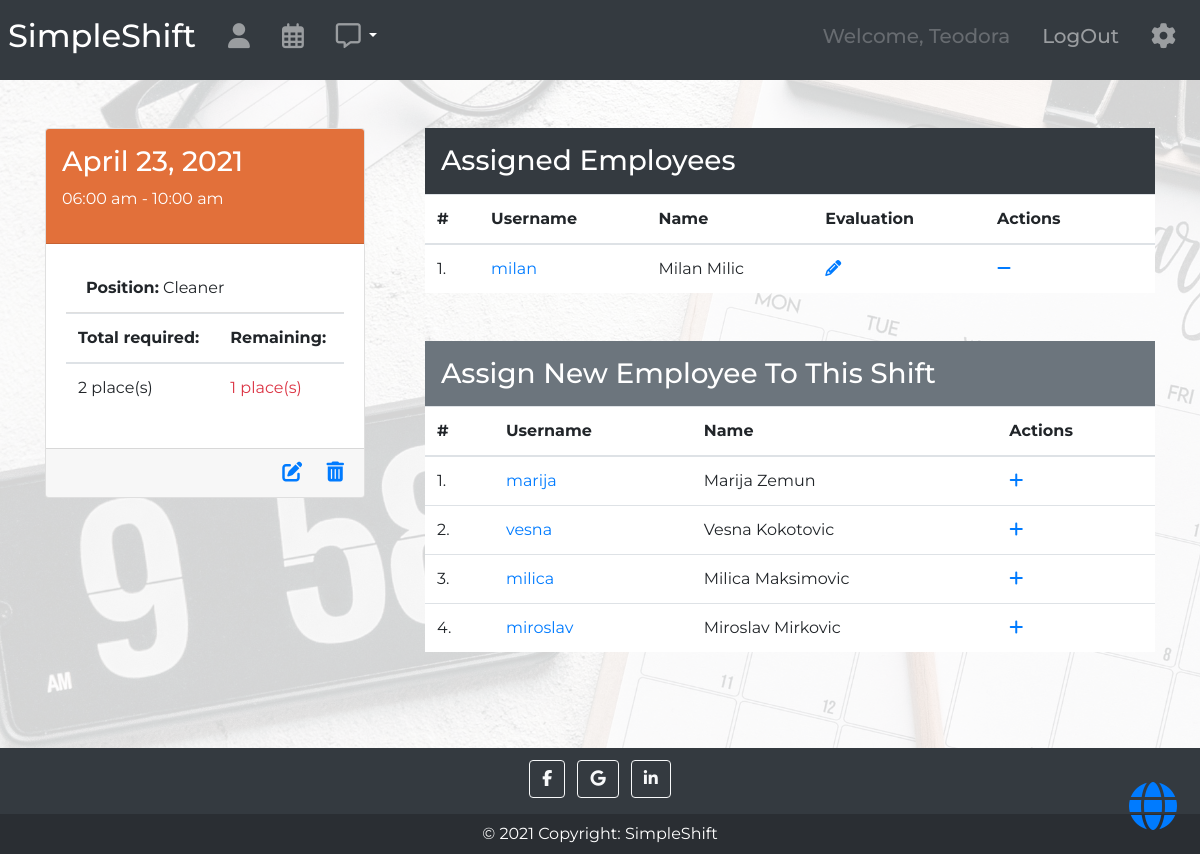
The page /shifts/12/ (signed in) on the database its author committed.
### shifts/models/employee_model.py (models this page shows, shortened)
class Employee(SimpleEmailConfirmationUserMixin, AbstractUser):
    job = models.ManyToManyField('Job', blank=True, related_name='employees')
    is_admin = models.BooleanField(default=False)
    is_employee = models.BooleanField(default=False)
    is_logged = models.BooleanField(default=False)

### shifts/models/shift_model.py (models this page shows, shortened)
class Shift(models.Model):
    start_time = models.DateTimeField()
    end_time = models.DateTimeField()
    job_type = models.ForeignKey('Job', on_delete=models.CASCADE, related_name='shifts')
    required_employees = models.PositiveIntegerField(default=1)
    def __str__(self):
        return f"{ self.get_start_time().strftime('%I:%M %p') } - { self.get_end_time().strftime('%I:%M %p') }".lower()
    def get_start_time(self):
        return self.start_time.replace(tzinfo=timezone.utc).astimezone(tz=None)
    def get_end_time(self):
        return self.end_time.replace(tzinfo=timezone.utc).astimezone(tz=None)
    def count_difference(self):
        return self.required_employees - self.assigned.filter(shift_id=self.id).count()

### shifts/models/job_model.py (models this page shows, shortened)
class Job(models.Model):
    title = models.CharField(max_length=100)
    hourly_fee = models.DecimalField('Hourly fee EUR', max_digits=10, decimal_places=2)
    description = models.TextField(max_length=255, null=True, blank=True)
    def __str__(self):
        return self.title

### shifts/models/shift_employee_model.py (models this page shows, shortened)
class ShiftEmployee(models.Model):
    shift = models.ForeignKey('Shift', on_delete=models.CASCADE, related_name='assigned')
    employee = models.ForeignKey('Employee', on_delete=models.CASCADE, null=True, related_name='assigned')
    status = models.CharField(max_length=20, null=True, blank=True)
    absence_reason = models.CharField(max_length=255, null=True, blank=True)
    absence_report_time = models.DateTimeField(null=True, blank=True)

### shifts/views/shift_views.py (the view)
# urls.py: path('<int:pk>/', ShiftDetailView.as_view(), name='shift_detail'),
class ShiftDetailView(LoginRequiredMixin, generic.DetailView):
    template_name = 'shifts/shift_detail.html'
    queryset = Shift.objects.all()
    def get_context_data(self, *, object_list=None, **kwargs):
        context = super(ShiftDetailView, self).get_context_data(**kwargs)
        employees = Employee.objects.all()
        employees_list = [obj.employee for obj in context['shift'].assigned.all()]
        context.update({
            "employees": employees,
            'employees_list': employees_list,
        })
        return context

### shifts/templates/shifts/shift_detail.html (shortened to what this page needs)
{% extends 'base.html' %}
{% block content %}
<div class="container">
<div class="row mt-5 mb-5">
  <div class="col-sm-4 m-0">
    <div class="card m-0" style="width: 20rem;">
      <div class="card-header text-white m-0 p-3" style="background-color:#e2703a">
        <h3>{{ shift.start_time.date }}</h3>
        <p> {{ shift }}</p>
      </div>
      <div class="card-body m-0">
        <ul class="list-group list-group-flush">
          <li class="list-group-item"><b>Position:</b> {{ shift.job_type }}</li>
        </ul>
        <table class="table">
          <thead>
          <tr>
            <th scope="col">Total required:</th>
            <th scope="col">Remaining:</th>
          </tr>
          </thead>
          <tbody>
          <tr>
            <td>{{ shift.required_employees }} place(s)</td>
            <td class="text-danger">{{ shift.count_difference }} place(s)</td>
          </tr>
          </tbody>
        </table>
      </div>
      {% if user.is_admin %}
      <div class="card-footer text-right">
        <a href="{% url 'shifts:shift_update' pk=shift.pk %}" class="card-link" title="Edit"><i class="fas fa-edit fa-lg"></i></a>
        <a href="{% url 'shifts:shift_delete' pk=shift.pk %}" class="card-link" title="Delete"><i class="fas fa-trash-alt fa-lg"></i></a>
      </div>
      {% endif %}
    </div>
  </div>
  <div class="col-sm-8">
      <h3 class="text-white bg-dark p-3 m-0">Assigned Employees</h3>
      <table class="table-counter table table-hover bg-white mb-5">
        <thead>
        <tr>
          <th>#</th>
          <th scope="col">Username</th>
          <th scope="col">Name</th>
          {% if user.is_admin %}
          <th scope="col">Evaluation</th>
          <th scope="col">Actions</th>
          <th scope="col"></th>
          {% endif %}
        </tr>
        </thead>
        <tbody>
        {% for obj in shift.assigned.all %}
        <tr>
          <td></td>
          {% if user.is_admin %}
          <td><a href="{% url 'employee_detail' pk=obj.employee.id %}">{{ obj.employee.username }}</a></td>
          {% else %}
          <td>{{ obj.employee.username }}</td>
          {% endif %}
          <td>{{ obj.employee.first_name }} {{ obj.employee.last_name }}</td>
          {% if user.is_admin %}
          {% if not obj.evaluation %}
          <td><a href="{% url 'shifts:evaluation_create' pk=obj.pk %}" title="Create Evaluation"><i class="fas fa-pencil-alt"></i></a>
          {% else %}
          <td><a title="Evaluation" href="{% url 'shifts:evaluation_detail' pk=obj.evaluation.pk %}"><i class="far fa-clipboard"></i></a>
          {% endif %}
          {% if obj.status == 'absence' %}
          <a class='ml-3' style='cursor:pointer;' data-toggle="popover" title="Absence Report" data-content="Reported: {{ obj.get_report_time }} Reason for Absence: '{{ obj.absence_reason }}'"><i class="fas fa-ban"></i></a></td>
          {% else %}
          </td>
          {% endif %}
          <td><a href="{% url 'shifts:remove_shift_employee' pk=shift.id employee_pk=obj.employee.id %}" class="mr-3" title="Unassign Employee" onclick="return confirm('Are you sure?');"><i class="fas fa-minus"></i></a></td>
          {% endif %}
        </tr>
        {% endfor %}
        </tbody>
      </table>
    {% if shift.count_difference and user.is_admin %}
    <h3 class="text-white bg-secondary p-3 m-0">Assign New Employee To This Shift</h3>
    <table class="table-counter table table-hover bg-white mb-5">
      <thead>
      <tr>
        <th>#</th>
        <th scope="col">Username</th>
        <th scope="col">Name</th>
        <th scope="col">Actions</th>
      </tr>
      </thead>
      <tbody>
      {% for employee in employees %}
      {% if shift.job_type in employee.job.all and employee not in employees_list and employee.is_active %}
      <tr>
        <td></td>
        <td><a href="{% url 'employee_detail' pk=employee.id %}">{{ employee.username }}</a></td>
        <td>{{ employee.first_name }} {{ employee.last_name }}</td>
        <td>
          <a title='Assign Employee' href="{% url 'shifts:assign' pk=shift.pk employee_pk=employee.id %}" class="mr-3"><i class="fas fa-plus"></i></a>
        </td>
      </tr>
      {% endif %}
      {% endfor %}
      </tbody>
    </table>
    {% endif %}
    </div>
</div>
  </div>
{% endblock %}

### templates/navbar.html (shortened to what this page needs)
{% load notifications_tags %}
<nav class="navbar navbar-expand-lg navbar-dark bg-dark p-2">
  <a class="navbar-brand" href="{% url 'home' %}"><h2>SimpleShift</h2></a>
  <div class="collapse navbar-collapse" id="navbarToggler">
    {% if user.is_authenticated %}
    <ul class="navbar-nav mr-auto mt-2 mt-lg-0">
        <li class="nav-item p-2">
            <a class="nav-link" title='Profile' href="{% url 'employee_detail' pk=user.pk %}"><h5><i class="fas fa-user fa-lg"></i></h5></a>
        </li>
        <li class="nav-item p-2">
            <a class="nav-link" title='Shift schedule' href="{% url 'shifts:shift_list' %}"><h5><i class="far fa-calendar-alt fa-lg"></i></h5></a>
        </li>
         <li class="nav-item pt-2 pb-2 pl-2">
             <a  href="{% url 'shifts:notice' %}" class="nav-link notification" title='Notifications'>
                     <h5><i class="far fa-comment-alt fa-lg"></i></h5>
             </a>
         </li>
             <li class="nav-item pt-3 pb-2 dropdown show" style="cursor:pointer;color:white;">
                 <a class="dropdown-toggle" id="dropdownMenuLink" data-toggle="dropdown" aria-haspopup="true" aria-expanded="false"></a>
             </li>
    </ul>
    {% endif %}
    <ul class="navbar-nav ml-auto mt-2 mt-lg-0">
        {% if user.is_authenticated %}
        <li class="nav-item p-2">
            <a class="nav-link disabled"><h5>Welcome, {{ user.first_name }}</h5></a>
        </li>
        <li class="nav-item p-2">
            <a class="nav-link" href="{% url 'logout' %}"><h5>LogOut</h5></a>
        </li>
        {% endif %}
         {% if user.is_admin %}
        <li class="nav-item p-2">
            <a class="nav-link" title='Settings' onclick="openNav()"><h5><i class="fas fa-cog fa-lg"></i></h5></a>
        </li>
        {% endif %}
    </ul>
  </div>
</nav>

### static/css/master.css (style rules this page uses)
html, body { height: 100%; font-family: 'Montserrat', sans-serif; }
body { display: flex; flex-direction: column; }
.table-counter { counter-reset: row-num-1; }
.table-counter tr { counter-increment: row-num; }
.table-counter tr td:first-child::before { content: counter(row-num) ". "; }
.notification { position: relative; display: inline-block; }

### rows shown on the page
Employee: first_name "Teodora"
Shift: start_time "April 23, 2021", start_time+end_time "06:00 am - 10:00 am", job_type "Cleaner", required_employees "2", count_difference "1"
ShiftEmployee: employee.username "milan", employee.first_name "Milan", employee.last_name "Milic"
Employee: username "marija", first_name "Marija", last_name "Zemun"
Employee: username "vesna", first_name "Vesna", last_name "Kokotovic"
Employee: username "milica", first_name "Milica", last_name "Maksimovic"
Employee: username "miroslav", first_name "Miroslav", last_name "Mirkovic"
